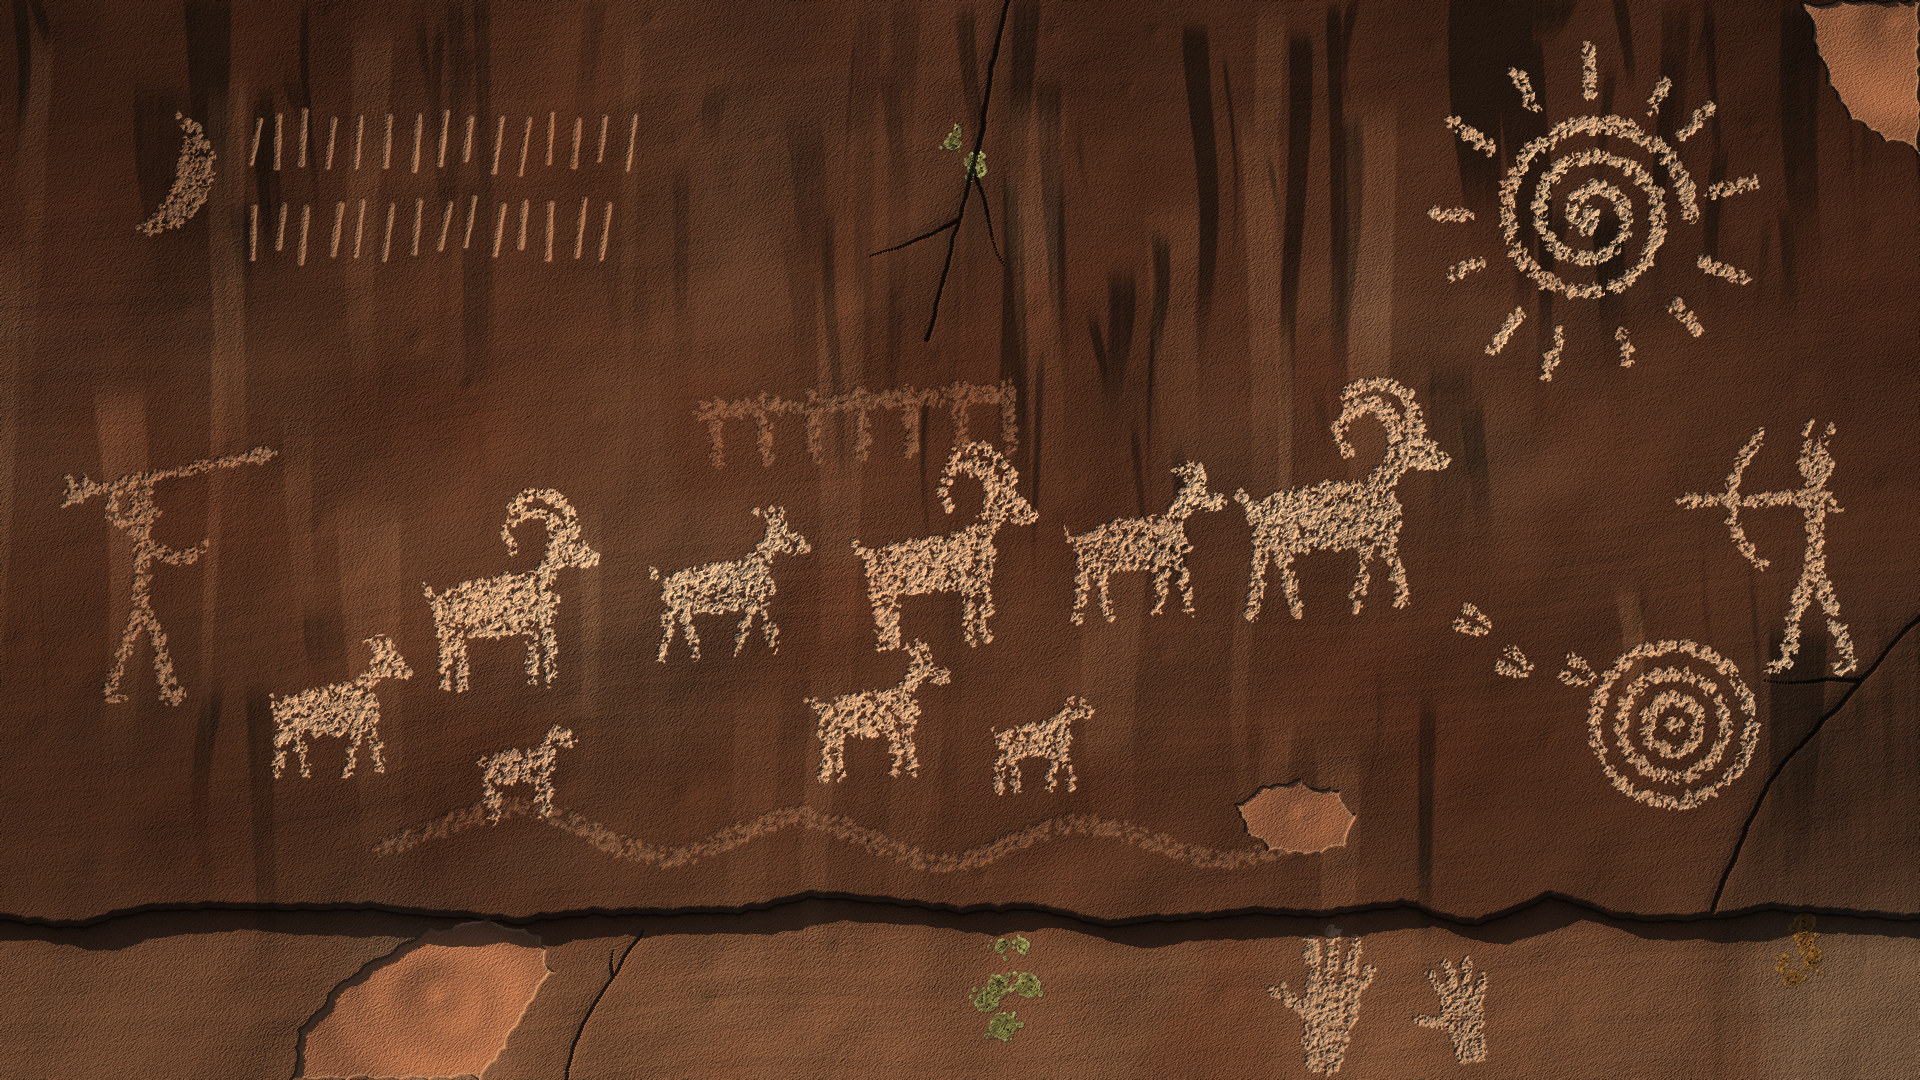

Write the Python code that produced this figure.
"""Example (petroglyph, pecked sandstone): Migration Season / 迁徙季 -- a panel of rock art hammered through desert
varnish. A herd of bighorn sheep (rams, ewes, two lambs) walks one way along the rock toward a spring; hoofprints run
ahead of the lead ram to the concentric rings of the waterhole, where a bowman waits; a second hunter with a raised
atlatl follows the herd. Up top a spiral sun and a crescent moon with two rows of ground tally marks (a month of days).
Two hands are pecked on the lower face under the ledge. Older work shows through, re-varnished almost to a ghost: a
wavy river line and a large rake. The rock has cracks that bleed darker varnish streaks, spalls that took part of the
older work with them, and lichen. No image model.
python3 petroglyph_migration.py [out.jpg] [--stages DIR]
"""
import os, sys
sys.path.insert(0, os.path.join(os.path.dirname(os.path.abspath(__file__)), '..', 'lib'))
import numpy as np
from petroglyph import Petroglyph

out = sys.argv[1] if len(sys.argv) > 1 and not sys.argv[1].startswith('--') else 'petroglyph_migration.jpg'
stages = sys.argv[sys.argv.index('--stages') + 1] if '--stages' in sys.argv else None

pg = Petroglyph(1920, 1080, seed=11)

# ---- the sandstone face, a ledge, desert varnish, cracks
pg.rock()
pg.ledge(912, drop=34)
pg.stage('sandstone')
pg.varnish()
pg.fracture([(1010, -10), (985, 120), (948, 260), (930, 340)], width=3.2, depth=10, seep=0.7, branches=2)
pg.fracture([(1930, 610), (1840, 700), (1760, 800), (1716, 912)], width=3.6, depth=11, seep=0.6, branches=1)
pg.fracture([(560, 1090), (600, 1000), (640, 930)], width=2.6, depth=8, seep=0.0, branches=1)
pg.stage('varnish')

# ---- older work, re-varnished almost to a ghost: a wavy river line and a big rake
river = [(380, 846), (520, 806), (660, 856), (800, 816), (940, 862), (1080, 822), (1220, 858), (1330, 828)]
pg.peck(pg.meander(river, 16), age=0.66, density=0.8)
rake = pg.meander([(700, 410), (1010, 392)], 14, smooth=False)
for i in range(7):
    x = 712 + i * 49
    pg.meander([(x, 400 - i * 2.6), (x + 4, 462 - i * 2.6)], 12, into=rake, smooth=False)
pg.peck(rake, age=0.6, density=0.85)
pg.stage('old_marks')

# ---- sky: spiral sun, crescent moon and a month of ground tally marks
pg.peck(pg.sun_spiral(1590, 215, 100, turns=3.0, rays=13, width=13))
pg.peck(pg.crescent(150, 168, 62, thick=0.45, rot=-20), age=0.32)                 # the day count is older
pg.abrade_tally(250, 112, [15, 14], gap=27, length=58, width=8.5, row_gap=86, slant=5, age=0.3)
pg.stage('sun_and_days')

# ---- the herd, walking right (uphill) toward the spring: big animals in the upper file, ewes and lambs below
herd = [(330, 712, 132, 'ewe', 0.6), (500, 608, 160, 'ram', -0.5), (520, 770, 92, 'lamb', -0.8),
        (720, 590, 142, 'ewe', 0.7), (870, 716, 128, 'ewe', -0.3), (935, 566, 166, 'ram', -0.7),
        (1035, 742, 94, 'lamb', 0.4), (1135, 548, 146, 'ewe', 0.5), (1330, 520, 192, 'ram', 0.6)]
for i, (x, y, s, kind, g) in enumerate(herd):
    pg.peck(pg.bighorn(x, y, s, facing=1, kind=kind, gait=g, rot=4))
    if i == 4: pg.stage('herd_rear')
pg.stage('herd')

# ---- hoofprints from the lead ram down to the waterhole; the bowman waiting beyond it; a hunter following
pg.peck(pg.hoofprints([(1468, 628), (1520, 656), (1572, 680)], size=34, every=50, stagger=10), size=0.66)
pg.peck(pg.concentric(1672, 724, 78, rings=3, width=11))
pg.peck(pg.hunter(1815, 560, 236, facing=-1, weapon='bow'))
pg.peck(pg.hunter(140, 600, 214, facing=1, weapon='atlatl'), age=0.3)
pg.stage('hunt')

# ---- two hands on the lower face, under the ledge: a grown-up's and a child's
pg.peck(pg.hand(1330, 1004, 132, rot=-8))
pg.peck(pg.hand(1462, 1012, 98, rot=12, spread=1.15), size=0.62, density=1.2)
pg.stage('hands')

# ---- time: spalls take part of the old work, lichen in the shade of the ledge and along cracks
pg.spall([(292, 1080), (300, 1030), (338, 984), (372, 960), (430, 928), (488, 918), (540, 934), (552, 972),
          (526, 1010), (506, 1048), (480, 1080)], depth=9, impact=(440, 1000))
pg.spall([(1920, 0), (1920, 156), (1884, 140), (1850, 118), (1828, 84), (1812, 40), (1800, 0)], depth=7, impact=(1900, 26), age=0.12)
pg.spall([(1236, 806), (1262, 786), (1300, 780), (1338, 792), (1356, 818), (1344, 846), (1306, 856), (1268, 850), (1246, 832)],
         depth=5, impact=(1300, 815), age=0.3)
pg.lichen(1010, 992, 50, 'green', n=7)
pg.lichen(1790, 952, 38, 'orange', n=6)
pg.lichen(968, 152, 30, 'green', n=4)

pg.save(out, stages_dir=stages)
print('saved', out)
